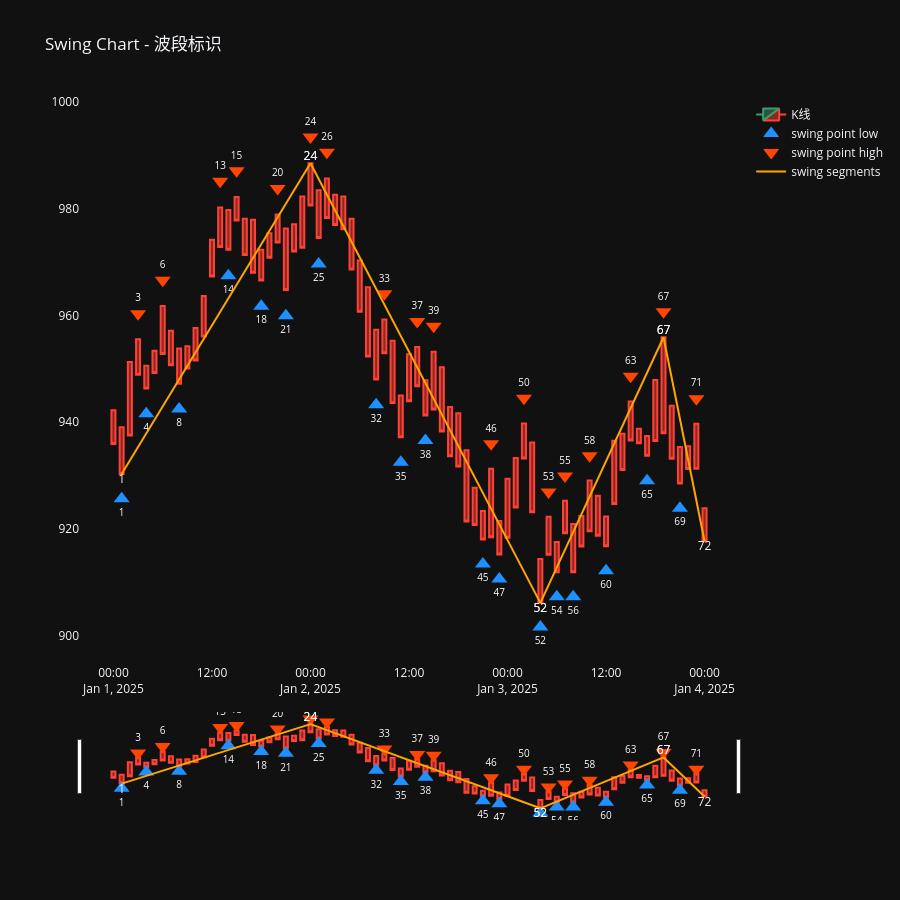

The notebook cell this image was saved under:
### Code cell
from collections import namedtuple
from time import sleep
import logging

from pulao.logging import init_logging

import pandas as pd

from pulao.trend import TrendManager
from pulao.swing import SwingManager
from pulao.bar import SBar, SBarManager, CBarManager
from vnpy.trader.constant import Exchange, Interval
from vnpy.trader.object import BarData

import polars as pl
import plotly.graph_objects as go
from plotly.subplots import make_subplots
from pulao.constant import *

from pulao.logging import logger
init_logging(level=logging.DEBUG)
open("./logs/pulao.log", "w").close() # 每次运行前清空日志
logger.debug("开始运行")

df = pl.read_csv("../dataset/I8888.XDCE_60m.csv", try_parse_dates=True)
df = df.head(100)  # test

sbar_list = []
columns = df.columns

for idx, row in enumerate(df.iter_rows()):
    row_dict = dict(zip(columns, row))
    # datetime,open,close,high,low,volume,money,open_interest,signal
    datetime = row_dict["datetime"]
    o = row_dict["open"]
    close = row_dict["close"]
    high = row_dict["high"]
    low = row_dict["low"]
    volume = row_dict["volume"]
    money = row_dict["money"]
    open_interest = row_dict["open_interest"]

    bar = BarData(
        gateway_name="ctp-test",
        symbol="i8888",
        exchange=Exchange.SHFE,
        interval=Interval.MINUTE,
        datetime=datetime,
        open_price=o,
        close_price=close,
        high_price=high,
        low_price=low,
        volume=volume,
        open_interest=open_interest,
        turnover=money,
    )
    sbar = SBar(symbol=bar.symbol, exchange=bar.exchange.value, interval=bar.interval.value, datetime=datetime, turnover=money, open_price=o, close_price=close, high_price=high, low_price=low, volume=volume)

    sbar_list.append(sbar)
# 模拟行情数据接收
sbar_manager = SBarManager()
cbar_manager = CBarManager(sbar_manager=sbar_manager)
swing_manager = SwingManager(cbar_manager=cbar_manager)

# 流入模拟数据
for sbar in sbar_list:
    sbar_manager.append(sbar)

logger.debug("运行结束")
# sleep(3) # 等一会，让日志输出完
#
# region . Plotly - Cbar
#
df_cbar = cbar_manager.df_cbar.to_pandas()
df_cbar["datetime"] = pd.date_range("2025-01-01", periods=df_cbar.shape[0], freq="h")
df_cbar["open_price"] = df_cbar["high_price"]
df_cbar["close_price"] = df_cbar["low_price"]
df_cbar.insert(0, "index", range(len(df_cbar)))

# region 构建波段数据
df_swing = swing_manager.df_swing.to_pandas()
df_swing["start_datetime"] = pd.Series(dtype="datetime64[ns]")
df_swing["end_datetime"] = pd.Series(dtype="datetime64[ns]")
df_swing.insert(0, "index", range(len(df_swing)))

for i, row in enumerate(df_swing.itertuples()):
    df = df_cbar[(df_cbar["id"] >= row.cbar_start_id) & (df_cbar["id"] <= row.cbar_end_id)]
    start_datetime = df.iloc[0]["datetime"]
    end_datetime = df.iloc[-1]["datetime"]
    df_swing.at[i, "start_datetime"] = start_datetime
    df_swing.at[i, "end_datetime"] = end_datetime

xs = []
ys = []
texts = []
text_positions  = []
for i, row in enumerate(df_swing.itertuples()):
    xs += [row.start_datetime, row.end_datetime, None]
    start_index = df_cbar[(df_cbar["id"] == row.cbar_start_id)]["index"].iloc[0]
    end_index = df_cbar[(df_cbar["id"] == row.cbar_end_id)]["index"].iloc[0]
    if row.direction == Direction.UP:
        start_price = df_cbar[(df_cbar["id"] == row.cbar_start_id)]["low_price"].iloc[0]
        end_price = df_cbar[(df_cbar["id"] == row.cbar_end_id)]["high_price"].iloc[0]
        text_positions += ['bottom center', 'top center', "middle center"]
    else:
        start_price = df_cbar[(df_cbar["id"] == row.cbar_start_id)]["high_price"].iloc[0]
        end_price = df_cbar[(df_cbar["id"] == row.cbar_end_id)]["low_price"].iloc[0]
        text_positions += ['top center', 'bottom center', "middle center"]
    ys += [start_price, end_price, None]
    texts += [start_index, end_index, None]


# endregion

fig = make_subplots(
    rows=1, cols=1
)
fig.add_trace(go.Candlestick(
    x=df_cbar['datetime'],
    open=df_cbar['open_price'],
    high=df_cbar['high_price'],
    low=df_cbar['low_price'],
    close=df_cbar['close_price'],
    name='K线',
), row=1, col=1)

df_fractal_bottom = df_cbar[(df_cbar['fractal_type'] == FractalType.BOTTOM)]

fig.add_trace(go.Scatter(
    x=df_fractal_bottom['datetime'],
    y=df_fractal_bottom['low_price'] * 0.995,   # 放在K线最低价下方一点，不遮挡蜡烛
    mode='markers+text',
    name='swing point low',
    marker=dict(
        symbol='triangle-up',
        size=14,
        color='#1E90FF',
    ),
    text=df_fractal_bottom["index"],      # ← 添加序号
    textposition="bottom center",              # ← 文字位置
    textfont=dict(size=10, color="white"),
    hovertemplate=
        "<b>波段低点</b><br>" +
        "时间: %{x}<br>" +
        "价格: %{y:.2f}<br>" +
        "<extra></extra>"
), row=1, col=1)


df_fractal_top = df_cbar[(df_cbar['fractal_type'] == FractalType.TOP)]

fig.add_trace(go.Scatter(
    x=df_fractal_top['datetime'],
    y=df_fractal_top['high_price'] * 1.005,  # 放在K线最高价上方一点
    mode='markers+text',
    name='swing point high',
    marker=dict(
        symbol='triangle-down',
        size=14,
        color='#FF4500',
    ),
    text=df_fractal_top["index"],      # ← 添加序号
    textposition="top center",              # ← 文字位置
    textfont=dict(size=10, color="white"),
    hovertemplate=
        "<b>波段高点</b><br>" +
        "时间: %{x}<br>" +
        "价格: %{y:.2f}<br>" +
        "<extra></extra>"
), row=1, col=1)

fig.add_trace(go.Scatter(
    x=xs,
    y=ys,
    name='swing segments',
    mode='lines+text',    # lines+text 支持显示文字
    line=dict(width=2, color='orange'),
    text=texts,
    textposition=text_positions,  # 文字位置
))

title = 'Swing Chart - 波段标识'
fig.update_layout(title=title,
                  height=900,
                  hovermode='x unified',  # X轴悬停联动虚线
                  )

fig.update_xaxes(
    showgrid=False,
)

fig.update_yaxes(
    showgrid=False,
)

fig.show()

# endregion

### Figure 1 — Plotly figure (JSON) as saved in the notebook; plotly's stock layout.template omitted (floating-point values rounded to 4 significant figures)
{"data": [{"close": [935.9, 930.3, 937.5, 948.9, 946.3, 949.2, 952.8, 950.7, 947.2, 950.1, 951.6, 956.1, 967.3, 972.9, 972.3, 977.8, 971.3, 968.0, 966.6, 970.8, 973.7, 964.8, 972.0, 972.7, 980.6, 974.5, 978.3, 977.0, 976.2, 968.6, 960.7, 952.3, 948.0, 952.9, 943.6, 937.2, 943.9, 946.7, 941.3, 942.4, 938.2, 933.6, 931.7, 921.4, 920.7, 918.0, 918.5, 915.2, 918.4, 924.0, 933.2, 923.1, 906.1, 915.2, 911.9, 919.2, 911.9, 916.7, 919.6, 918.7, 916.7, 924.7, 931.0, 936.6, 936.0, 933.7, 936.5, 937.9, 933.2, 928.5, 931.2, 931.3, 917.7], "high": [942.2, 939.1, 951.3, 955.6, 950.6, 953.4, 961.8, 957.1, 953.8, 954.3, 957.7, 963.6, 974.2, 980.3, 979.8, 982.2, 978.1, 977.9, 972.3, 975.4, 978.9, 976.3, 977.1, 982.3, 988.5, 983.5, 985.7, 982.7, 982.3, 978.1, 970.3, 965.3, 957.4, 959.3, 955.3, 945.0, 952.7, 954.1, 947.9, 953.2, 950.3, 942.8, 941.7, 934.7, 927.7, 923.3, 931.3, 921.5, 929.4, 933.3, 939.8, 936.2, 914.4, 922.3, 917.5, 925.3, 920.9, 922.4, 929.1, 926.2, 922.4, 936.5, 937.9, 943.9, 938.8, 937.4, 947.9, 955.9, 943.1, 935.4, 935.5, 939.7, 923.9], "low": [935.9, 930.3, 937.5, 948.9, 946.3, 949.2, 952.8, 950.7, 947.2, 950.1, 951.6, 956.1, 967.3, 972.9, 972.3, 977.8, 971.3, 968.0, 966.6, 970.8, 973.7, 964.8, 972.0, 972.7, 980.6, 974.5, 978.3, 977.0, 976.2, 968.6, 960.7, 952.3, 948.0, 952.9, 943.6, 937.2, 943.9, 946.7, 941.3, 942.4, 938.2, 933.6, 931.7, 921.4, 920.7, 918.0, 918.5, 915.2, 918.4, 924.0, 933.2, 923.1, 906.1, 915.2, 911.9, 919.2, 911.9, 916.7, 919.6, 918.7, 916.7, 924.7, 931.0, 936.6, 936.0, 933.7, 936.5, 937.9, 933.2, 928.5, 931.2, 931.3, 917.7], "name": "K线", "open": [942.2, 939.1, 951.3, 955.6, 950.6, 953.4, 961.8, 957.1, 953.8, 954.3, 957.7, 963.6, 974.2, 980.3, 979.8, 982.2, 978.1, 977.9, 972.3, 975.4, 978.9, 976.3, 977.1, 982.3, 988.5, 983.5, 985.7, 982.7, 982.3, 978.1, 970.3, 965.3, 957.4, 959.3, 955.3, 945.0, 952.7, 954.1, 947.9, 953.2, 950.3, 942.8, 941.7, 934.7, 927.7, 923.3, 931.3, 921.5, 929.4, 933.3, 939.8, 936.2, 914.4, 922.3, 917.5, 925.3, 920.9, 922.4, 929.1, 926.2, 922.4, 936.5, 937.9, 943.9, 938.8, 937.4, 947.9, 955.9, 943.1, 935.4, 935.5, 939.7, 923.9], "x": ["2025-01-01T00:00:00.000000000", "2025-01-01T01:00:00.000000000", "2025-01-01T02:00:00.000000000", "2025-01-01T03:00:00.000000000", "2025-01-01T04:00:00.000000000", "2025-01-01T05:00:00.000000000", "2025-01-01T06:00:00.000000000", "2025-01-01T07:00:00.000000000", "2025-01-01T08:00:00.000000000", "2025-01-01T09:00:00.000000000", "2025-01-01T10:00:00.000000000", "2025-01-01T11:00:00.000000000", "2025-01-01T12:00:00.000000000", "2025-01-01T13:00:00.000000000", "2025-01-01T14:00:00.000000000", "2025-01-01T15:00:00.000000000", "2025-01-01T16:00:00.000000000", "2025-01-01T17:00:00.000000000", "2025-01-01T18:00:00.000000000", "2025-01-01T19:00:00.000000000", "2025-01-01T20:00:00.000000000", "2025-01-01T21:00:00.000000000", "2025-01-01T22:00:00.000000000", "2025-01-01T23:00:00.000000000", "2025-01-02T00:00:00.000000000", "2025-01-02T01:00:00.000000000", "2025-01-02T02:00:00.000000000", "2025-01-02T03:00:00.000000000", "2025-01-02T04:00:00.000000000", "2025-01-02T05:00:00.000000000", "2025-01-02T06:00:00.000000000", "2025-01-02T07:00:00.000000000", "2025-01-02T08:00:00.000000000", "2025-01-02T09:00:00.000000000", "2025-01-02T10:00:00.000000000", "2025-01-02T11:00:00.000000000", "2025-01-02T12:00:00.000000000", "2025-01-02T13:00:00.000000000", "2025-01-02T14:00:00.000000000", "2025-01-02T15:00:00.000000000", "2025-01-02T16:00:00.000000000", "2025-01-02T17:00:00.000000000", "2025-01-02T18:00:00.000000000", "2025-01-02T19:00:00.000000000", "2025-01-02T20:00:00.000000000", "2025-01-02T21:00:00.000000000", "2025-01-02T22:00:00.000000000", "2025-01-02T23:00:00.000000000", "2025-01-03T00:00:00.000000000", "2025-01-03T01:00:00.000000000", "2025-01-03T02:00:00.000000000", "2025-01-03T03:00:00.000000000", "2025-01-03T04:00:00.000000000", "2025-01-03T05:00:00.000000000", "2025-01-03T06:00:00.000000000", "2025-01-03T07:00:00.000000000", "2025-01-03T08:00:00.000000000", "2025-01-03T09:00:00.000000000", "2025-01-03T10:00:00.000000000", "2025-01-03T11:00:00.000000000", "2025-01-03T12:00:00.000000000", "2025-01-03T13:00:00.000000000", "2025-01-03T14:00:00.000000000", "2025-01-03T15:00:00.000000000", "2025-01-03T16:00:00.000000000", "2025-01-03T17:00:00.000000000", "2025-01-03T18:00:00.000000000", "2025-01-03T19:00:00.000000000", "2025-01-03T20:00:00.000000000", "2025-01-03T21:00:00.000000000", "2025-01-03T22:00:00.000000000", "2025-01-03T23:00:00.000000000", "2025-01-04T00:00:00.000000000"], "type": "candlestick", "xaxis": "x", "yaxis": "y"}, {"hovertemplate": "<b>波段低点</b><br>时间: %{x}<br>价格: %{y:.2f}<br><extra></extra>", "marker": {"color": "#1E90FF", "size": 14, "symbol": "triangle-up"}, "mode": "markers+text", "name": "swing point low", "text": [1.0, 4.0, 8.0, 14.0, 18.0, 21.0, 25.0, 32.0, 35.0, 38.0, 45.0, 47.0, 52.0, 54.0, 56.0, 60.0, 65.0, 69.0], "textfont": {"color": "white", "size": 10}, "textposition": "bottom center", "x": ["2025-01-01T01:00:00.000000000", "2025-01-01T04:00:00.000000000", "2025-01-01T08:00:00.000000000", "2025-01-01T14:00:00.000000000", "2025-01-01T18:00:00.000000000", "2025-01-01T21:00:00.000000000", "2025-01-02T01:00:00.000000000", "2025-01-02T08:00:00.000000000", "2025-01-02T11:00:00.000000000", "2025-01-02T14:00:00.000000000", "2025-01-02T21:00:00.000000000", "2025-01-02T23:00:00.000000000", "2025-01-03T04:00:00.000000000", "2025-01-03T06:00:00.000000000", "2025-01-03T08:00:00.000000000", "2025-01-03T12:00:00.000000000", "2025-01-03T17:00:00.000000000", "2025-01-03T21:00:00.000000000"], "y": [925.6, 941.6, 942.5, 967.4, 961.8, 960.0, 969.7, 943.3, 932.5, 936.6, 913.4, 910.6, 901.6, 907.3, 907.3, 912.2, 929.0, 923.9], "type": "scatter", "xaxis": "x", "yaxis": "y"}, {"hovertemplate": "<b>波段高点</b><br>时间: %{x}<br>价格: %{y:.2f}<br><extra></extra>", "marker": {"color": "#FF4500", "size": 14, "symbol": "triangle-down"}, "mode": "markers+text", "name": "swing point high", "text": [3.0, 6.0, 13.0, 15.0, 20.0, 24.0, 26.0, 33.0, 37.0, 39.0, 46.0, 50.0, 53.0, 55.0, 58.0, 63.0, 67.0, 71.0], "textfont": {"color": "white", "size": 10}, "textposition": "top center", "x": ["2025-01-01T03:00:00.000000000", "2025-01-01T06:00:00.000000000", "2025-01-01T13:00:00.000000000", "2025-01-01T15:00:00.000000000", "2025-01-01T20:00:00.000000000", "2025-01-02T00:00:00.000000000", "2025-01-02T02:00:00.000000000", "2025-01-02T09:00:00.000000000", "2025-01-02T13:00:00.000000000", "2025-01-02T15:00:00.000000000", "2025-01-02T22:00:00.000000000", "2025-01-03T02:00:00.000000000", "2025-01-03T05:00:00.000000000", "2025-01-03T07:00:00.000000000", "2025-01-03T10:00:00.000000000", "2025-01-03T15:00:00.000000000", "2025-01-03T19:00:00.000000000", "2025-01-03T23:00:00.000000000"], "y": [960.3, 966.6, 985.2, 987.1, 983.8, 993.5, 990.6, 964.1, 958.9, 958.0, 935.9, 944.5, 926.9, 929.9, 933.7, 948.6, 960.7, 944.4], "type": "scatter", "xaxis": "x", "yaxis": "y"}, {"line": {"color": "orange", "width": 2}, "mode": "lines+text", "name": "swing segments", "text": ["1", "24", null, "24", "52", null, "52", "67", null, "67", "72", null], "textposition": ["bottom center", "top center", "middle center", "top center", "bottom center", "middle center", "bottom center", "top center", "middle center", "top center", "bottom center", "middle center"], "x": ["2025-01-01T01:00:00", "2025-01-02T00:00:00", null, "2025-01-02T00:00:00", "2025-01-03T04:00:00", null, "2025-01-03T04:00:00", "2025-01-03T19:00:00", null, "2025-01-03T19:00:00", "2025-01-04T00:00:00", null], "y": [930.3, 988.5, null, 988.5, 906.1, null, 906.1, 955.9, null, 955.9, 917.7, null], "type": "scatter"}], "layout": {"xaxis": {"anchor": "y", "domain": [0.0, 1.0], "showgrid": false}, "yaxis": {"anchor": "x", "domain": [0.0, 1.0], "showgrid": false}, "title": {"text": "Swing Chart - 波段标识"}, "height": 900, "hovermode": "x unified"}}
